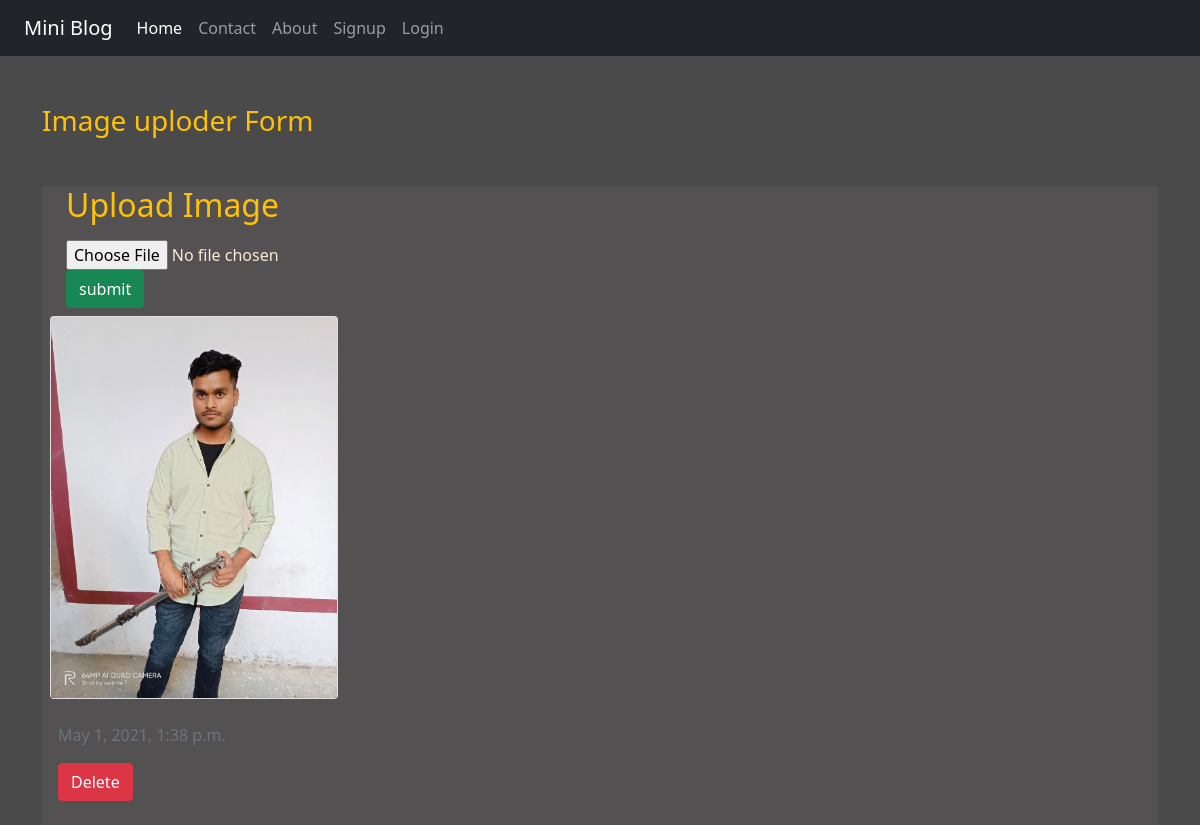
The page /image/ on the database its author committed.
### blog/models.py (models this page shows)
class Image(models.Model):
	image=models.ImageField(upload_to='myimage')
	date=models.DateTimeField(auto_now_add=True)

### blog/views.py (the view)
# urls.py: path('image/',views.image,name='image'),
def image(request):
	if request.method=='POST':
		form=Myimage(request.POST,request.FILES)
		if form.is_valid():
			form.save()
	form=Myimage()
	img=Image.objects.all()
	return render(request,'blog/image.html',{'form':form,'img':img})

### blog/forms.py
class Myimage(forms.ModelForm):
	class Meta:
		model=Image
		fields='__all__'
		labels = {'image':''}

### blog/templates/blog/image.html (shortened to what this page needs)
{% extends 'blog/base.html' %}
{% load static %}
{% block content %}
 <div class="col=sm-10">
 	<h3 class="text-warning my-5">Image uploder Form</h3>
 </div>
 <div class="jumbotron jumbotron-fluid jumbo-color">
 	<div class="container">
  <form action="" method="post" enctype="multipart/form-data">
        <h2 class="mb-3 text-warning">Upload Image</h2>
        {{form}}<br>
        <input class="btn btn-success" type="submit" name="submit" value="submit">
      </form>
     </div>
     <div class="row">
         {% for image in img %}
            <div class="col-sm-4">
                <div class="card m-2" style="width: 18rem;">
                  <img src="{{image.image.url}}" alt="" class="card-img-top">
                  </div>
                <div class="card-body">
                    <div class="card-title">
                      <p class="text-muted">{{image.date}}</p>
                      <a class="btn btn-danger" href="delete/{{ image.id }}">Delete</a>
                    </div>
                </div>
            </div>
         {% endfor %}
     </div>
     </div>
 	</div>
 </div>
{% endblock content %}

### blog/static/blog/css/style.css (style rules this page uses)
body { background-color: rgb(75,74,74); color: antiquewhite }
.jumbo-color { background-color: rgb(83,81,81) }

### rows shown on the page
Image: image (picture), date "May 1, 2021, 1:38 p.m."
